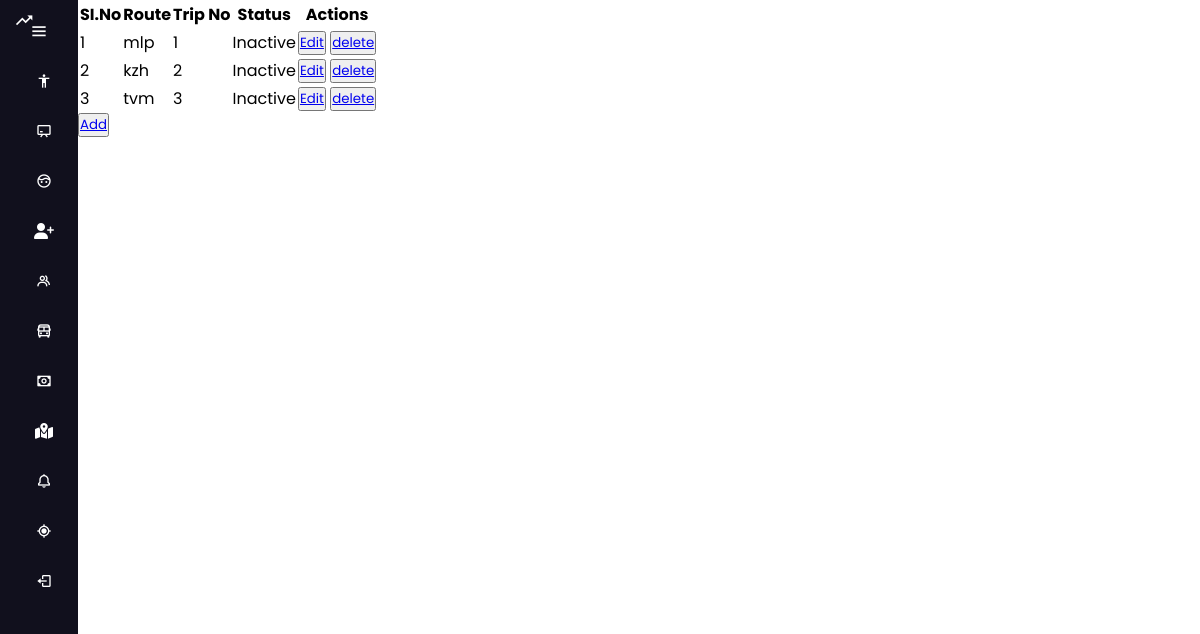
Before: /administrator/Viewroute/ with the older database file.
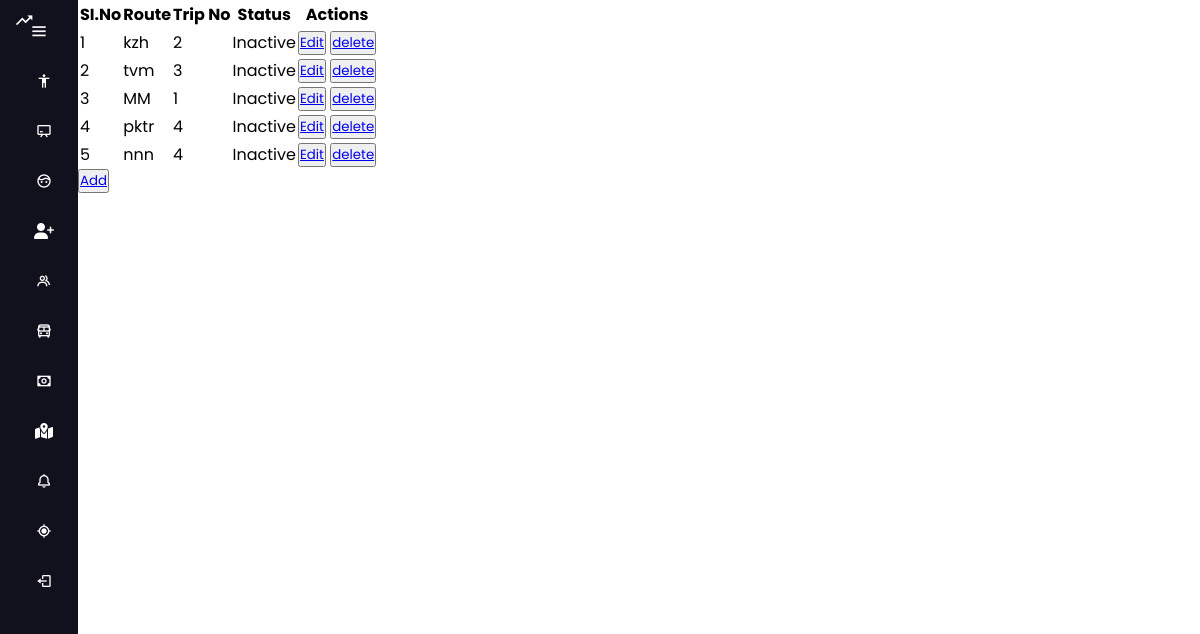
After: the same page with the newer database file.
### administrator/models.py (models this page shows)
class RouteTable(models.Model):
    route=models.CharField(max_length=10,null=True,blank=True)
    tripno=models.BigIntegerField(null=True,blank=True)
    status=models.CharField(max_length=10,null=True,blank=True)
    created_at=models.DateTimeField(auto_now_add=True, null=True, blank=True)
    updated_at = models.DateTimeField(auto_now_add=True, null=True, blank=True)

### administrator/views.py (the view)
# urls.py: path('Viewroute/',ViewRoute.as_view(),name="vroute_page"),
class ViewRoute(View):
    def get(self, request):
        route_obj =RouteTable.objects.all()
        return render(request, "administrator/route/view_route.html", {'val': route_obj})

### templates/administrator/route/view_route.html (shortened to what this page needs)
{% extends 'administrator/admindashboard.html' %}
{% load static %}
{% block body %}
<html lang="en">
<head>
    <link rel="stylesheet" href="">
</head>
<body>
    <div class="container">
        <table class="route-table">
            <tr>
                <th>SI.No</th>
                <th>Route</th>
                <th>Trip No</th>
                <th>Status</th>
                <th>Actions</th>
            </tr>
            {% for i in val %}
            <tr>
                <td>{{ forloop.counter }}</td>
                <td>{{ i.route }}</td>
                <td>{{ i.tripno }}</td>
                <td>
                    {% if i.status == 'Active' %}
                    <span class="status active">Active</span>
                    {% else %}
                    <span class="status inactive">Inactive</span>
                    {% endif %}
                </td>
                <td>
                        <button class="action-btn edit-btn"><a href="/administrator/editbusroute/{{i.id}}/">Edit</a></button>
                        <button class="action-btn delete-btn"><a href="/administrator/Deletebusroute/{{i.id}}/">delete</a></button>
                    </td>
                </tr>
                {% endfor %}
        </table>
        <button class="add-btn"><a href="{% url 'addroute_page' %}">Add</a></button>
    </div>
</body>
</html>
{% endblock %}

Changed rows visible on the page:
removed RouteTable: route "mlp", tripno "1", status "Inactive"
added RouteTable: route "MM", tripno "1", status "Inactive"
added RouteTable: route "pktr", tripno "4", status "Inactive"
added RouteTable: route "nnn", tripno "4", status "Inactive"
